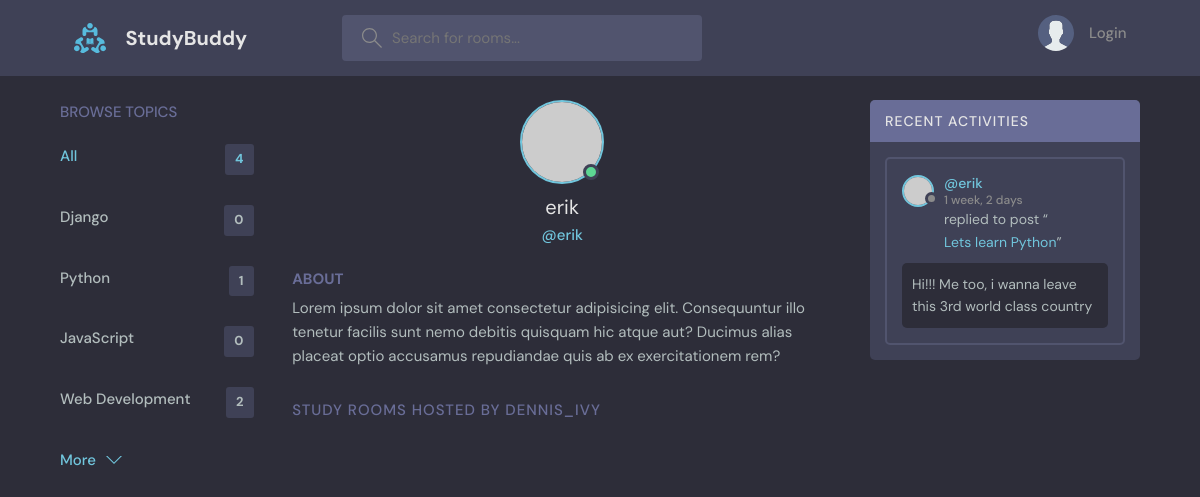
Before: /profile/3 with the older database file.
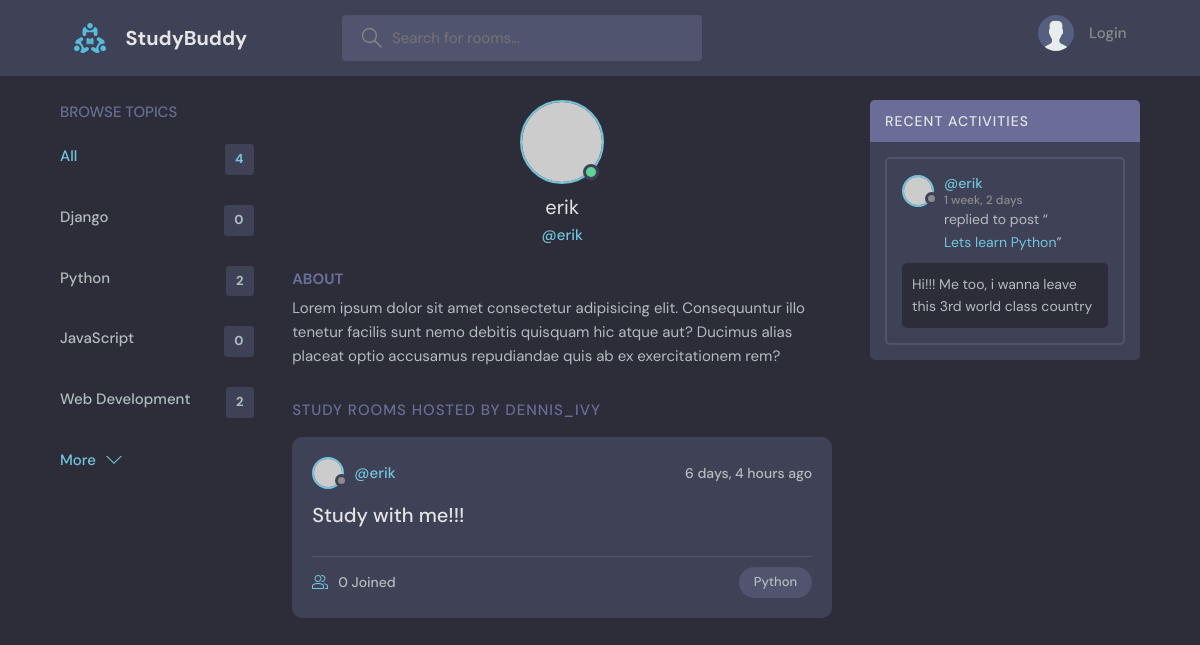
After: the same page with the newer database file.
### base/models.py (models this page shows, shortened)
class Topic(models.Model):
    name = models.CharField(max_length=200)

class Message(models.Model):
    user = models.ForeignKey(User, on_delete=models.CASCADE,)
    room = models.ForeignKey(Room, on_delete=models.CASCADE) # cuando borro la DB Room, tmb borra los models hijos (CASCADE)
    body = models.TextField()
    updated = models.DateTimeField(auto_now=True)
    created = models.DateTimeField(auto_now_add=True)
    class Meta: # esto es para darle orden a los posteos de create_room
        ordering = ['-updated','-created'] # el - es para reversed

class Room(models.Model): #hijo de Topic
    host = models.ForeignKey(User, on_delete=models.SET_NULL, null=True)
    topic = models.ForeignKey(Topic, on_delete=models.SET_NULL, null=True)
    name = models.CharField(max_length=200,default='')
    description = models.TextField(null=True, blank=True)
    participants = models.ManyToManyField(User, related_name='participants',blank=True) #se usa related_name porque User ya esta usado en la linea host
    updated = models.DateTimeField(auto_now=True)
    created = models.DateTimeField(auto_now_add=True) # a diferencia de auto_now, cuando se guarda sólo queda la fecha de creacion
    class Meta: # esto es para darle orden a los posteos de create_room
        ordering = ['-updated','-created'] # el - es para reversed
    def __str__(self):
        return self.name

### base/views.py (the view)
# urls.py: path('profile/<str:pk>',views.user_profile, name='user-profile'),
def user_profile(request,pk):
    user = User.objects.get(id=pk)
    rooms = user.room_set.all()
    room_messages = user.message_set.all()
    topics = Topic.objects.all()
    context={'user':user,'rooms':rooms,
            'room_messages':room_messages,'topics':topics}
    return render(request,'base/profile.html',context)

### base/templates/base/profile.html (shortened to what this page needs)
{% extends 'main.html' %}
{% block content %}
  <main class="profile-page layout layout--3">
    <div class="container">
      {% include 'base/topics_component.html' %}
      <div class="roomList">
        <div class="profile">
          <div class="profile__avatar">
            <div class="avatar avatar--large active">
              <img src="https://randomuser.me/api/portraits/men/11.jpg" />
            </div>
          </div>
          <div class="profile__info">
            <h3>{{user.username}}</h3>
            <p>@{{user.username}}</p>
          </div>
          <div class="profile__about">
            <h3>About</h3>
            <p>
              Lorem ipsum dolor sit amet consectetur adipisicing elit. Consequuntur illo tenetur
              facilis sunt nemo debitis quisquam hic atque aut? Ducimus alias placeat optio
              accusamus repudiandae quis ab ex exercitationem rem?
            </p>
          </div>
        </div>
        <div class="roomList__header">
          <div>
            <h2>Study Rooms Hosted by dennis_ivy</a>
            </h2>
          </div>
        </div>
        {% include 'base/feed_component.html' %}
      </div>
      {% include 'base/activity_component.html' %}
    </div>
  </main>
{% endblock %}

### base/templates/base/topics_component.html
<div class="topics">
    <div class="topics__header">
      <h2>Browse Topics</h2>
    </div>
    <ul class="topics__list">
      <li>
        <a href="{% url 'home' %}" class="active">All <span>{{topics.count}}</span></a>
      </li>
      {% for topic in topics %}
      <li>
        <a href="{% url 'home' %}?q={{topic.name}}">{{topic.name}}<span>{{topic.room_set.all.count}}</span></a>
      </li>
      {% endfor %}
    </ul>
    <a class="btn btn--link" href="topics.html">
      More
      <svg version="1.1" xmlns="http://www.w3.org/2000/svg" width="32" height="32" viewBox="0 0 32 32">
        <title>chevron-down</title>
        <path d="M16 21l-13-13h-3l16 16 16-16h-3l-13 13z"></path>
      </svg>
    </a>
  </div>

### base/templates/base/feed_component.html (shortened to what this page needs)
<!DOCTYPE html>
<html lang="en">
<head>
</head>
<body>
{% for room in rooms %}
<div class="roomListRoom">
    <div class="roomListRoom__header">
      <a href="{% url 'user-profile' room.host.id %}" class="roomListRoom__author">
        <div class="avatar avatar--small">
          <img src="https://randomuser.me/api/portraits/women/11.jpg" />
        </div>
        <span>@{{room.host.username}}</span>
      </a>
      <div class="roomListRoom__actions">
        <span>{{room.created|timesince}} ago</span>
      </div>
    </div>
    <div class="roomListRoom__content">
      <a href="{% url 'room' room.id %}">{{room.name}}</a>
    </div>
    <div class="roomListRoom__meta">
      <a href="{% url 'room' room.id %}" class="roomListRoom__joined">
        {{room.participants.all.count}} Joined
      </a>
      <p class="roomListRoom__topic">{{room.topic.name}}</p>
    </div>
</div>
{% endfor %}
</body>
</html>

### base/templates/base/activity_component.html (shortened to what this page needs)
<!DOCTYPE html>
<html lang="en">
<head>
</head>
<div class="activities">
    <div class="activities__header">
      <h2>Recent Activities</h2>
    </div>
    {% for message in room_messages %}
    <div class="activities__box">
      <div class="activities__boxHeader roomListRoom__header">
        <a href="{% url 'user-profile' message.user.id %}" class="roomListRoom__author">
          <div class="avatar avatar--small">
            <img src="https://randomuser.me/api/portraits/women/11.jpg" />
          </div>
          <p>
            @{{message.user}}
            <span>{{message.created|timesince}}</span>
          </p>
        </a>
      </div>
      <div class="activities__boxContent">
        <p>replied to post “<a href="{% url 'room' message.room.id %}">{{message.room}}</a>”</p>
        <div class="activities__boxRoomContent">
          {{message.body}}
        </div>
      </div>
    </div>
    {% endfor %}
  </div>
</html>

Changed rows visible on the page:
computed for Topic "Python": room_set.all.count "1" → "2"
added Room: host.username "erik", created "6 days, 4 hours", name "Study with me!!!", participants.all.count "0", topic.name "Python"
